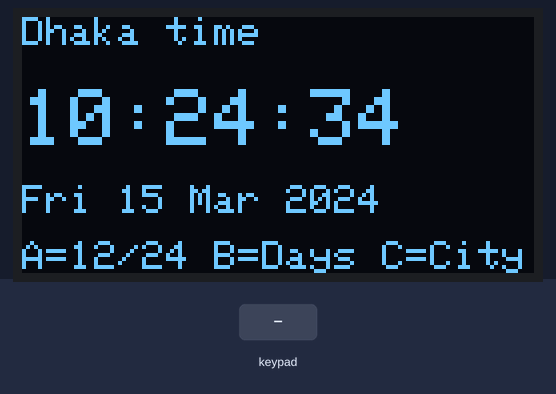
This sketch was run on a simulated ESP32. On the bench: 128×64 one-colour display. The inputs (shaded band) are chosen by the test bench. WiFi joins after 1.5 s; servers stay silent unless stated; the local clock reads 2024-03-15 10:24:30 at power-on unless the sketch sets it.

Above: at 4.2 s.
4.3 s: key 'A' pressed
At 5.5 s:
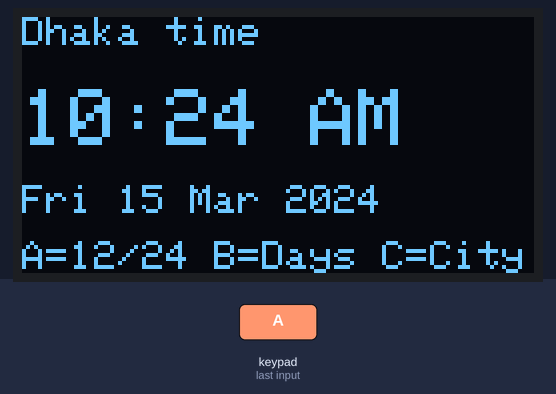
5.8 s: key 'B' pressed
At 7.0 s:
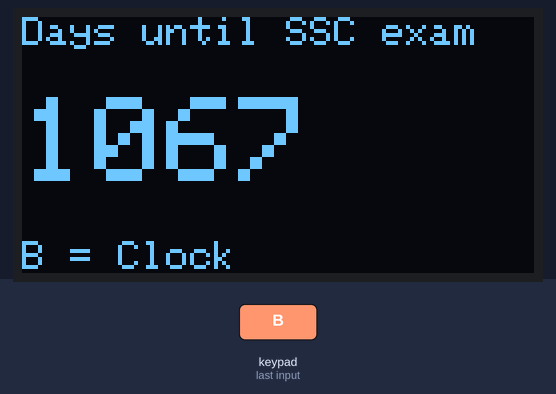
7.3 s: key 'B' pressed
At 8.2 s:
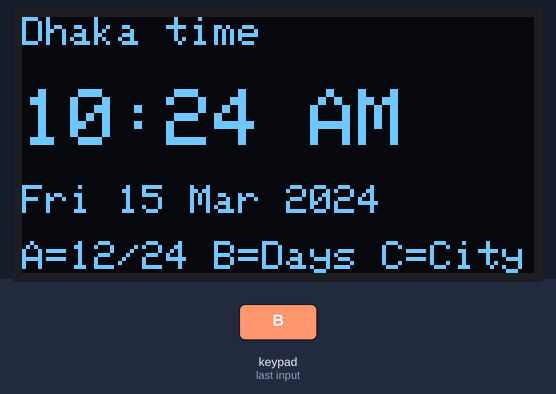
8.8 s: key 'C' pressed
At 9.3 s:
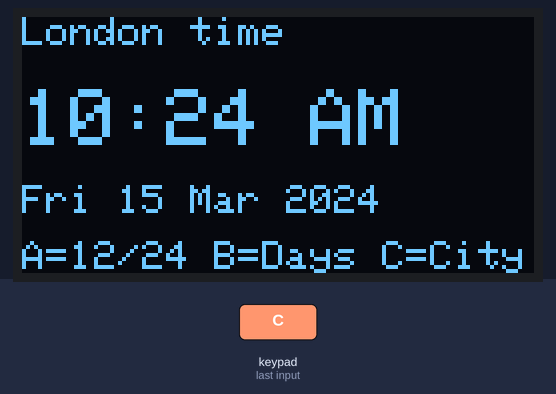
10.3 s: keypad keys 1 3 1 2 1 4 2 7 A pressed 0.4 s apart
At 14.1 s:
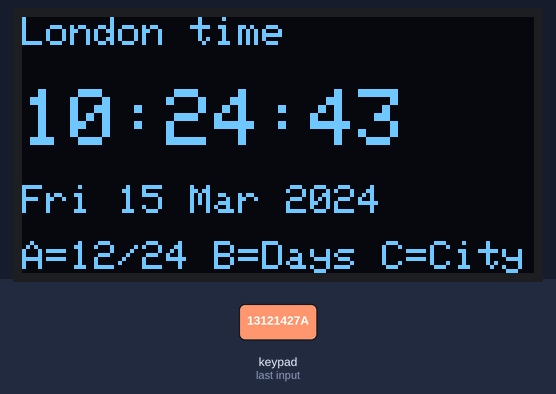
16.9 s: key 'C' pressed
At 17.7 s:
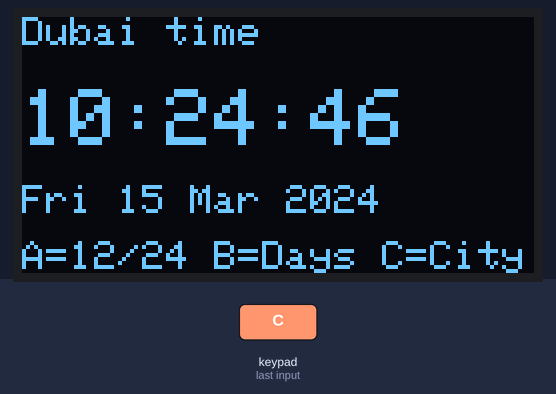
Timing chart, 0 to 19.9 s (numbered marks = the images above; inputs shaded):
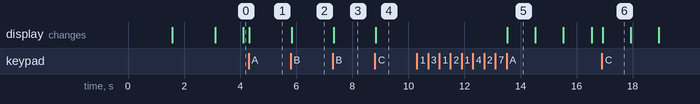

The sketch:

C2_World_Clock.ino
```cpp
#include <Wire.h>
#include <Adafruit_GFX.h>
#include <Adafruit_SSD1306.h>
#include <Keypad.h>
#include <WiFi.h>              // NEW: the ESP32's built-in Wi-Fi
#include <time.h>              // NEW: date and time functions

#define SCREEN_WIDTH 128
#define SCREEN_HEIGHT 64
Adafruit_SSD1306 display(SCREEN_WIDTH, SCREEN_HEIGHT, &Wire, -1);

const byte ROWS = 4;
const byte COLS = 4;
char keys[ROWS][COLS] = {
  {'1','2','3','A'},
  {'4','5','6','B'},
  {'7','8','9','C'},
  {'*','0','#','D'}
};
byte rowPins[ROWS] = {13, 12, 14, 27};
byte colPins[COLS] = {26, 25, 33, 32};
Keypad keypad = Keypad(makeKeymap(keys), rowPins, colPins, ROWS, COLS);

// ---------- CHANGE THESE: your Wi-Fi name and password ----------
const char* WIFI_NAME     = "YourWiFiName";
const char* WIFI_PASSWORD = "YourPassword";

// ---------- Bangladesh time: UTC + 6 hours ----------
const char* TIME_ZONE = "<+06>-6";
const char* TIME_SERVER = "pool.ntp.org";

// ---------- CHANGE THIS: the day you are counting down to ----------
const char* EVENT_NAME = "SSC exam";
const int EVENT_YEAR = 2027, EVENT_MONTH = 2, EVENT_DAY = 15;

bool use24Hour = true;
// CHALLENGE 2: a world clock. These are POSIX time zone rules.
// London and New York change their clocks in summer - the rules include that.
String cityNames[4] = {"Dhaka", "London", "Dubai", "New York"};
const char* cityZones[4] = {"<+06>-6", "GMT0BST,M3.5.0/1,M10.5.0", "<+04>-4", "EST5EDT,M3.2.0,M11.1.0"};
int city = 0;          // A switches between 24-hour and 12-hour
int screen = 0;                 // 0 = clock, 1 = countdown
unsigned long lastUpdate = 0;

void setup() {
  Serial.begin(115200);
  if (!display.begin(SSD1306_SWITCHCAPVCC, 0x3C)) {
    Serial.println("OLED not found");
    while (true);
  }
  display.setTextColor(SSD1306_WHITE);
  connectToWiFi();
  configTzTime(TIME_ZONE, TIME_SERVER);     // ask the internet for the time
}

void loop() {
  char key = keypad.getKey();
  if (key == 'A') use24Hour = !use24Hour;   // ! flips true <-> false
  if (key == 'B') screen = 1 - screen;      // 0 -> 1, 1 -> 0
  if (key == 'C') {                         // CHALLENGE 2: next city
    city = (city + 1) % 4;
    setenv("TZ", cityZones[city], 1);      // change the time zone...
    tzset();                                // ...and use it now
  }

  if (key || millis() - lastUpdate >= 1000) {   // redraw once a second
    lastUpdate = millis();
    struct tm now;
    if (getLocalTime(&now)) {
      if (screen == 0) showClock(now);
      else showCountdown(now);
    } else {
      showMessage("Getting time...", "from the internet");
    }
  }
}

void connectToWiFi() {
  showMessage("Connecting to Wi-Fi", WIFI_NAME);
  WiFi.begin(WIFI_NAME, WIFI_PASSWORD);
  unsigned long start = millis();
  while (WiFi.status() != WL_CONNECTED) {
    if (millis() - start > 20000) {          // give up after 20 seconds
      showMessage("Wi-Fi failed!", "Check name/password");
      while (true);                          // stop here
    }
    delay(250);
  }
  showMessage("Connected! My IP:", WiFi.localIP().toString().c_str());
  delay(1500);
}

void showClock(struct tm &now) {
  char timeText[12];
  char dateText[20];
  if (use24Hour) strftime(timeText, sizeof(timeText), "%H:%M:%S", &now);
  else           strftime(timeText, sizeof(timeText), "%I:%M %p", &now);
  strftime(dateText, sizeof(dateText), "%a %d %b %Y", &now);

  display.clearDisplay();
  display.setTextSize(1);
  display.setCursor(0, 0);
  display.print(cityNames[city]);
  display.println(" time");
  display.setTextSize(2);
  display.setCursor(0, 18);
  display.println(timeText);
  display.setTextSize(1);
  display.setCursor(0, 42);
  display.println(dateText);
  display.setCursor(0, 56);
  display.print("A=12/24 B=Days C=City");
  display.display();
}

void showCountdown(struct tm &now) {
  struct tm event = {};                  // all fields start at 0
  event.tm_year = EVENT_YEAR - 1900;     // years are counted from 1900
  event.tm_mon  = EVENT_MONTH - 1;       // months are counted from 0
  event.tm_mday = EVENT_DAY;

  struct tm today = now;                 // today at midnight
  today.tm_hour = 0;
  today.tm_min = 0;
  today.tm_sec = 0;

  long secondsLeft = (long)(mktime(&event) - mktime(&today));
  long daysLeft = secondsLeft / 86400;   // 86400 seconds in a day

  display.clearDisplay();
  display.setTextSize(1);
  display.setCursor(0, 0);
  display.print("Days until ");
  display.println(EVENT_NAME);
  display.setTextSize(3);
  display.setCursor(0, 20);
  if (daysLeft >= 0) display.println(daysLeft);
  else display.println("Done!");
  display.setTextSize(1);
  display.setCursor(0, 56);
  display.print("B = Clock");
  display.display();
}

void showMessage(const char* line1, const char* line2) {
  display.clearDisplay();
  display.setTextSize(1);
  display.setCursor(0, 0);
  display.println(line1);
  display.println("");
  display.println(line2);
  display.display();
}
```

Measured:
- after the input at 4.3 s, the display: changes at once (image 1)
- after the input at 5.8 s, the display: changes at once (image 2)
- after the input at 7.3 s, the display: changes at once (image 3)
- after the input at 8.8 s, the display: changes at once (image 4)
- after the input at 10.3 s, the display: changes after 3.2 s (image 5)
- after the input at 16.9 s, the display: changes at once (image 6)
- what the display in image 5 shows lasts 1.0 s, from 13.5 s to 14.5 s
